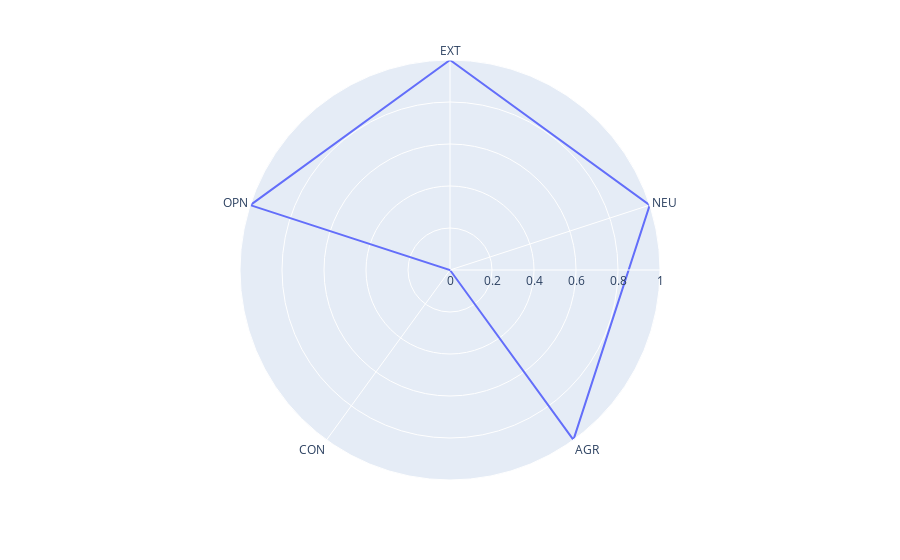

Here is the notebook cell this chart was saved with:
### Code cell
predictions = predict_personality(text)
print("predicted personality:", predictions)
df = pd.DataFrame(dict(r=predictions, theta=['EXT','NEU','AGR', 'CON', 'OPN']))
fig = px.line_polar(df, r='r', theta='theta', line_close=True)
fig.show()

### Figure 1 — Plotly figure (JSON) as saved in the notebook; plotly's stock layout.template omitted (floating-point values rounded to 4 significant figures)
{"data": [{"hovertemplate": "r=%{r}<br>theta=%{theta}<extra></extra>", "legendgroup": "", "line": {"color": "#636efa", "dash": "solid"}, "mode": "lines", "name": "", "r": [1, 1, 1, 0, 1, 1], "showlegend": false, "subplot": "polar", "theta": ["EXT", "NEU", "AGR", "CON", "OPN", "EXT"], "type": "scatterpolar"}], "layout": {"legend": {"tracegroupgap": 0}, "margin": {"t": 60}, "polar": {"angularaxis": {"direction": "clockwise", "rotation": 90}, "domain": {"x": [0, 1], "y": [0, 1]}}}}
